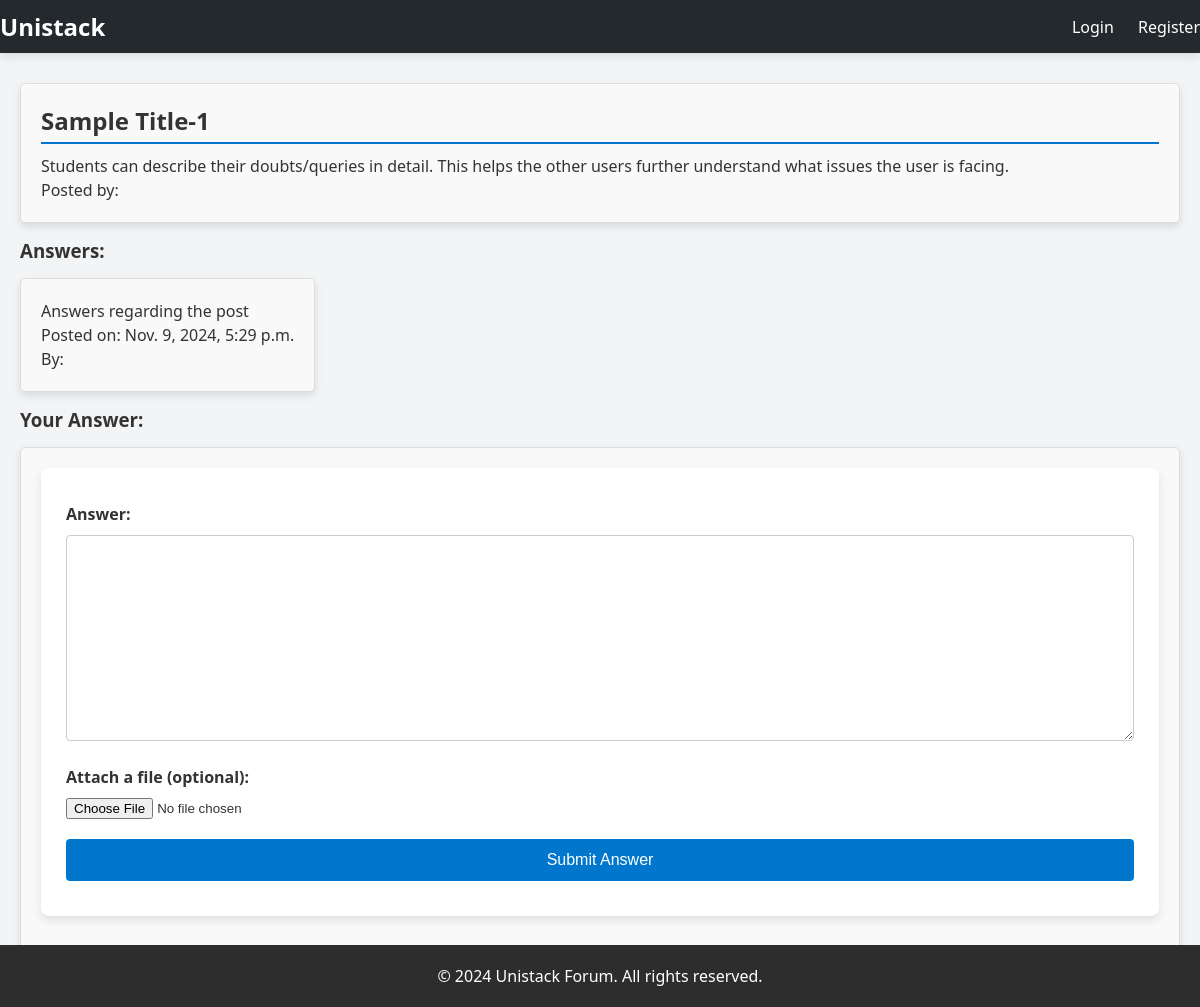
/post/5/, run on an earlier commit of the app's database.
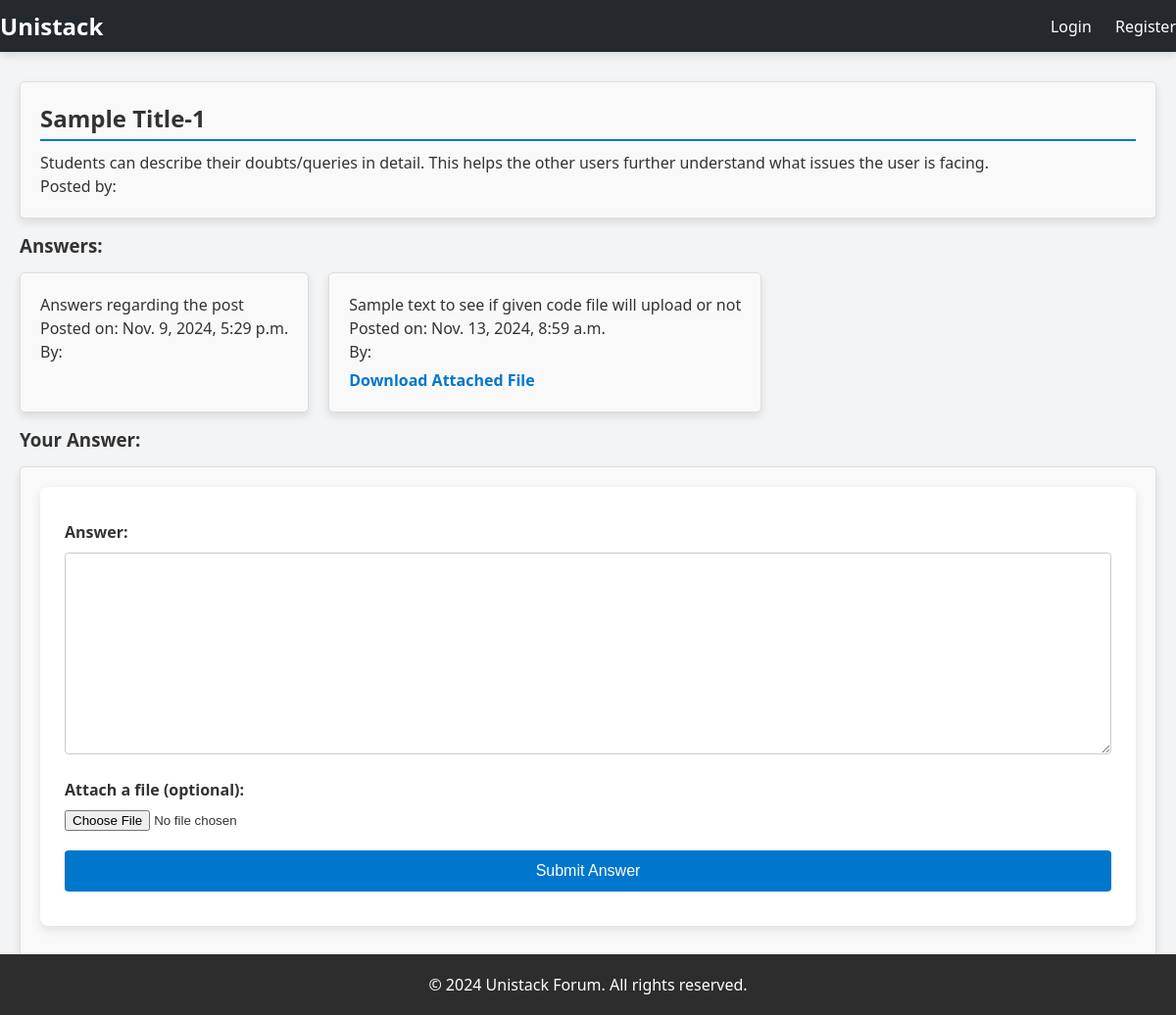
And on a later commit of the database.
### Unistack/models.py (models this page shows, shortened)
class Answer(models.Model):
    post = models.ForeignKey(Post, on_delete=models.CASCADE, related_name='answers')
    content = models.TextField()
    created_at = models.DateTimeField(auto_now_add=True)
    file = models.FileField(upload_to='uploads/', blank=True, null=True)

### Unistack/views.py (the view)
# urls.py: path('post/<int:post_id>/', views.post_detail, name='post_detail'),
def post_detail(request, post_id):
    post = get_object_or_404(Post, id=post_id)
    answers = post.answers.all()
    if request.method == 'POST':
        form = AnswerForm(request.POST, request.FILES)  # Ensure request.FILES is used for file uploads
        if form.is_valid():
            answer = form.save(commit=False)
            answer.user = request.user
            answer.post = post
            answer.save()
            return redirect('post_detail', post_id=post.id)
    else:
        form = AnswerForm()
    return render(request, 'post_detail.html', {'post': post, 'answers': answers, 'form': form})

### Unistack/forms.py
class AnswerForm(forms.ModelForm):
    class Meta:
        model = Answer
        fields = ['content', 'file']  # Ensure only existing fields are listed

### templates/post_detail.html (shortened to what this page needs)
{% extends 'base.html' %}
{% block content %}
<div class="card">
    <h2>{{ post.title }}</h2>
    <p>{{ post.content }}</p>
    <p>Posted by: {{ post.user.username }}</p>
</div>
<h3>Answers:</h3>
<div class="content">
    {% for answer in answers %}
        <div class="card">
            <p>{{ answer.content }}</p>
            <p class="meta">Posted on: {{ answer.created_at }}</p>
            <p class="meta">By: {{ answer.user.username }}</p>
            {% if answer.file %}
                <p><a href="{{ answer.file.url }}" download>Download Attached File</a></p>
            {% endif %}
        </div>
    {% empty %}
        <p>No answers yet. Be the first to respond!</p>
    {% endfor %}
</div>
<h3>Your Answer:</h3>
<div class="card">
    <form method="post" enctype="multipart/form-data">
        <label for="content">Answer:</label>
        {{ form.content }}
        <label for="file">Attach a file (optional):</label>
        {{ form.file }}
        <input type="submit" value="Submit Answer">
    </form>
</div>
{% endblock %}

What changed in the data, as far as the page shows it:
added Answer: content "Sample text to see if given code file will upload or not", created_at "Nov. 13, 2024, 8:59 a.m."
